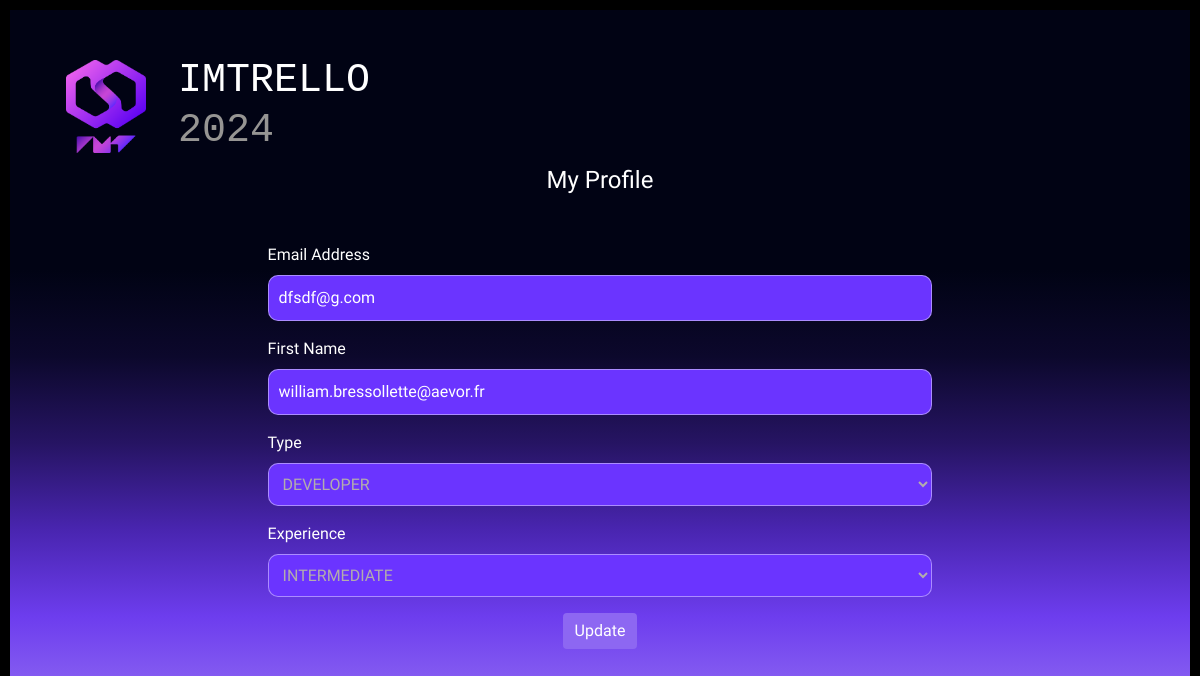
The page /user/3 on the database its author committed.
### website/models.py (models this page shows)
class User(UserMixin, db.Model):
    id = db.Column(db.Integer, primary_key=True)
    first_name = db.Column(db.String(50), nullable=False)
    email = db.Column(db.String(120), unique=True)
    password = db.Column(db.String(120))
    projects = db.relationship('Project',secondary=user_project, backref='users')
    tasks=db.relationship('Task',secondary=user_task, backref='users')
    experience=db.Column(db.String(), nullable=False)
    type = db.Column(db.String(), nullable=False)
    notifications = db.relationship('Notification', backref='user')
    photo = db.Column(db.String(10000))

### website/views.py (the view, shortened to what this page needs)
@views.route("/user/<int:user_id>", methods=["GET", "POST"])
def show_profile(user_id):
    user=User.query.get(user_id)
    return render_template("user.html",user=user, userId=user.id, name=user.first_name, email=user.email, type=user.type, experience=user.experience)

### website/templates/user.html (shortened to what this page needs)
{% extends "base.html" %}
{% block content %}
<div align="center" style="width:100%">
    <h4>My Profile</h4>
</div>
<div class="container-mid">
    <div class="container-login white_back">
        <form id="profileForm" method="POST" enctype="multipart/form-data">
            <div class="form-group">
                <label for="email">Email Address</label>
                <input
                    type="email"
                    class="form-control-special"
                    id="email"
                    name="email"
                    value="{{email}}"
                    disabled
                />
            </div>
            <div class="form-group">
                <label for="firstName">First Name</label>
                <input
                    type="text"
                    class="form-control-special"
                    id="firstName"
                    name="firstName"
                    value="{{name}}"
                    disabled
                />
            </div>
            <div class="form-group">
                <label for="user_type">Type</label>
                <select id="user_type" name="user_type" class="form-control-special" disabled>
                    <option value="{{type}}">{{type}}</option>
                </select>
            </div>
            <div class="form-group">
                <label for="user_experience">Experience</label>
                <select id="user_experience" name="user_experience" class="form-control-special" disabled>
                    <option value="{{experience}}">{{experience}}</option>
                </select>
            </div>
            <div align="center">
            <button type="button" id="updateButton" class="btn btn-primary">Update</button>
        </div>
        </form>
    </div>
</div>
{% endblock %}

### website/templates/base.html (shortened to what this page needs)
<!DOCTYPE html>
<html lang="">
  <head>
    <link
      rel="stylesheet"
      href="https://cdnjs.cloudflare.com/ajax/libs/font-awesome/5.15.4/css/all.min.css"
    />
    <link
      href="https://cdn.jsdelivr.net/npm/bootstrap@5.0.2/dist/css/bootstrap.min.css"
      rel="stylesheet"
    />
    <link
      rel="stylesheet"
      href="https://stackpath.bootstrapcdn.com/bootstrap/4.4.1/css/bootstrap.min.css"
    />
    <link
      rel="stylesheet"
      href="https://stackpath.bootstrapcdn.com/font-awesome/4.7.0/css/font-awesome.min.css"
    />
    <link
      rel="stylesheet"
      href="{{ url_for('static', filename='styles.css') }}"
    />
    <link
      rel="stylesheet"
      href="{{ url_for('static', filename='index.css') }}"
    />
    <link
      rel="stylesheet"
      href="https://cdn.jsdelivr.net/npm/bootstrap-icons@1.11.3/font/bootstrap-icons.min.css"
    />
  </head>
  <body>
    <div class="app">
      <header class="app-header">
        <div class="app-header-logo">
          <div class="logo">
            <master class="">
              <img src="../static/img/logo.png" alt="" />
            </master>
            <h1 class="logo-title">
              <span>IMTRELLO</span>
              <span>2024</span>
            </h1>
          </div>
        </div>
      </header>
      <div class="content-left">
         {% block content %}
        {% endblock %}
      </div>
    </div>
  </body>
</html>

### website/static/styles.css (style rules this page uses)
.logo { flex: 1;margin-left: 50px;color: #eee;font-size: 20px;font-family: monospace }
:root { --tr-background-list: #0f0f0f; --ds-text: #B6C2CF; --ds-surface-raised: #000000; --ds-surface-raised_2: #004f7c; --text-box:var(--ds-text, #172b4d); --body-bg: linear-gradient(135deg, #f5f7fa 0%, #c3cfe2 100%); --msger-bg: rgba(255, 255, 255, 0.23); --border: 2px solid #ddd; --left-msg-bg: #ececec; --right-msg-bg: #7857fb; }
html { width:100%; position:absolute; color:#B6C2CF }
.content-left { width:100%; display: flex; flex-direction: column; align-items: flex-start; }
h1 { margin: 10px; color: white; }
.logo-title { width: 50%; }
master { padding: 0px 20px; width: 120px; }
*, *:before, *:after { margin: 0; padding: 0; box-sizing: inherit; }
.form-control-special { border-radius: 10px; background: linear-gradient(150deg, rgb(107, 52, 255), rgb(107, 52, 255), rgb(107, 52, 255)); backdrop-filter: blur(10px); border-style: solid; border-width: 1px; border-color: rgba(255, 255, 255, 0.43); width: 100%; padding: 10px; color: white; }
.form-control-special::placeholder { color: rgba(255, 255, 255, 0.7); }
.app select { color:#b3adad; }
.btn-primary { background-color: #8d67f2; color: white; border: none; }
.container-login { margin: 40px; width: 60%; align-content: center; text-align: left; }
.container-mid { width: 100%; display: flex; justify-content: center; align-items: center; }

### website/static/index.css (style rules this page uses)
:root { --c-gray-900: #000000; --c-gray-800: #1f1f1f; --c-gray-700: #2e2e2e; --c-gray-600: #313131; --c-gray-500: #969593; --c-gray-400: #a6a6a6; --c-gray-300: #bdbbb7; --c-gray-200: #f1f1f1; --c-gray-100: #ffffff; --c-green-500: #45ffbc; --c-olive-500: #e3ffa8; --c-white: var(--c-gray-100); --c-text-primary: var(--c-gray-100); --c-text-secondary: var(--c-gray-200); --c-text-tertiary: var(--c-gray-500); }
body { line-height: 1.5; min-height: 100vh; font-family: "Be Vietnam Pro", sans-serif; background-color: var(--c-gray-900); color: var(--c-text-primary); display: flex; justify-content: center; }
*, *:before, *:after { box-sizing: border-box; }
img { display: block; max-width: 100%; }
button, select, input, textarea { font: inherit; }
.app { min-height: 80vh; width: 100%; background: linear-gradient(180deg, #010314,#010314,#010314, #010314,#0c082c, #261463, #4925b0, #6d3dee, #8d67f2, #ad92f6); border-bottom-right-radius: 100px; border-bottom-left-radius: 100px; padding: 3vw 3vw 3vw; display: flex; flex-direction: column; margin: 10px; }

### rows shown on the page
User: email "dfsdf@g.com", firstName "william.bressollette@aevor.fr", user_type "DEVELOPER", user_experience "INTERMEDIATE"
